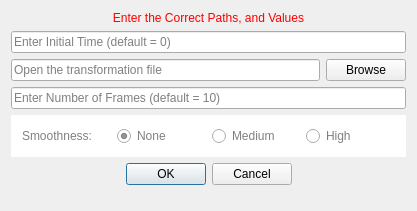
<?xml version="1.0" encoding="UTF-8"?>
<ui version="4.0">
 <class>MmeasurementViewUIApplying</class>
 <widget class="QWidget" name="MmeasurementViewUIApplying">
  <property name="geometry">
   <rect>
    <x>0</x>
    <y>0</y>
    <width>417</width>
    <height>211</height>
   </rect>
  </property>
  <property name="minimumSize">
   <size>
    <width>0</width>
    <height>211</height>
   </size>
  </property>
  <property name="maximumSize">
   <size>
    <width>16777215</width>
    <height>211</height>
   </size>
  </property>
  <property name="windowTitle">
   <string>Set Values</string>
  </property>
  <layout class="QGridLayout" name="gridLayout">
   <item row="2" column="0">
    <widget class="QLineEdit" name="lineEdit_3">
     <property name="placeholderText">
      <string>Open the transformation file</string>
     </property>
    </widget>
   </item>
   <item row="2" column="1">
    <widget class="QPushButton" name="pushButton_2">
     <property name="text">
      <string>Browse</string>
     </property>
    </widget>
   </item>
   <item row="4" column="0" colspan="2">
    <widget class="QWidget" name="widget" native="true">
     <property name="minimumSize">
      <size>
       <width>0</width>
       <height>40</height>
      </size>
     </property>
     <property name="styleSheet">
      <string notr="true">background-color: white;</string>
     </property>
     <layout class="QHBoxLayout" name="horizontalLayout">
      <item>
       <widget class="QLabel" name="label">
        <property name="styleSheet">
         <string notr="true">color: grey;</string>
        </property>
        <property name="text">
         <string>Smoothness:</string>
        </property>
       </widget>
      </item>
      <item>
       <widget class="QRadioButton" name="radioButton_1">
        <property name="styleSheet">
         <string notr="true">color: grey;</string>
        </property>
        <property name="text">
         <string>None</string>
        </property>
        <property name="checked">
         <bool>true</bool>
        </property>
       </widget>
      </item>
      <item>
       <widget class="QRadioButton" name="radioButton_2">
        <property name="styleSheet">
         <string notr="true">color: grey;</string>
        </property>
        <property name="text">
         <string>Medium</string>
        </property>
       </widget>
      </item>
      <item>
       <widget class="QRadioButton" name="radioButton_3">
        <property name="styleSheet">
         <string notr="true">color: grey;</string>
        </property>
        <property name="text">
         <string>High</string>
        </property>
       </widget>
      </item>
     </layout>
    </widget>
   </item>
   <item row="6" column="0" colspan="2">
    <spacer name="spacer">
     <property name="orientation">
      <enum>Qt::Vertical</enum>
     </property>
     <property name="sizeType">
      <enum>QSizePolicy::Expanding</enum>
     </property>
     <property name="sizeHint" stdset="0">
      <size>
       <width>388</width>
       <height>13</height>
      </size>
     </property>
    </spacer>
   </item>
   <item row="0" column="0" colspan="2">
    <widget class="QLabel" name="titleLabel">
     <property name="styleSheet">
      <string notr="true">QLabel { color: rgb(255, 0, 0) }</string>
     </property>
     <property name="text">
      <string>Enter the Correct Paths, and Values</string>
     </property>
     <property name="alignment">
      <set>Qt::AlignCenter</set>
     </property>
    </widget>
   </item>
   <item row="1" column="0" colspan="2">
    <widget class="QLineEdit" name="lineEdit_2">
     <property name="placeholderText">
      <string>Enter Initial Time (default = 0)</string>
     </property>
    </widget>
   </item>
   <item row="3" column="0" colspan="2">
    <widget class="QLineEdit" name="lineEdit_4">
     <property name="text">
      <string/>
     </property>
     <property name="placeholderText">
      <string>Enter Number of Frames (default = 10)</string>
     </property>
    </widget>
   </item>
   <item row="5" column="0" colspan="2">
    <widget class="QDialogButtonBox" name="buttonBox">
     <property name="enabled">
      <bool>true</bool>
     </property>
     <property name="orientation">
      <enum>Qt::Horizontal</enum>
     </property>
     <property name="standardButtons">
      <set>QDialogButtonBox::Cancel|QDialogButtonBox::Ok</set>
     </property>
     <property name="centerButtons">
      <bool>true</bool>
     </property>
    </widget>
   </item>
  </layout>
 </widget>
 <layoutdefault spacing="6" margin="11"/>
 <resources/>
 <connections/>
</ui>
